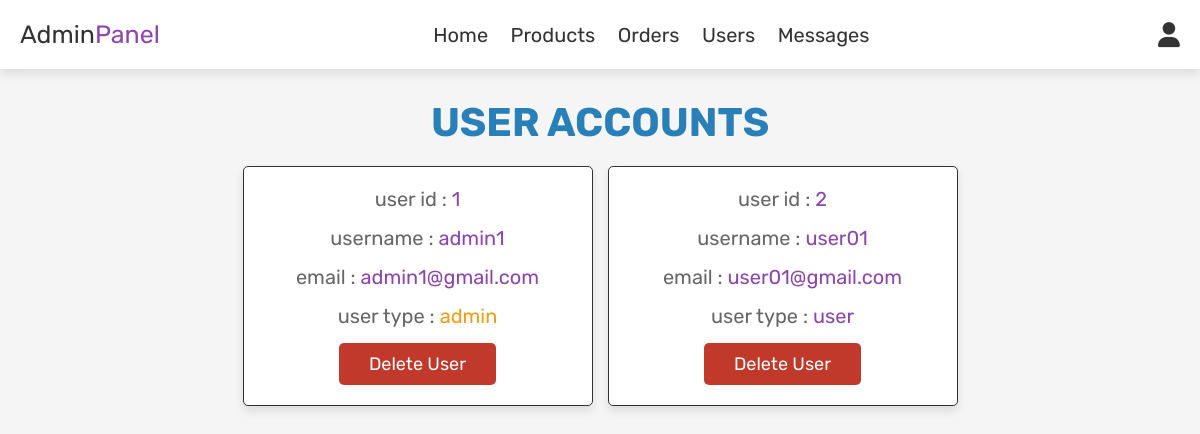
/admin_users.php (signed in), run on the app's committed database.
### tables this page shows
CREATE TABLE `users` (
  `id` int(100) NOT NULL,
  `name` varchar(100) NOT NULL,
  `email` varchar(100) NOT NULL,
  `password` varchar(100) NOT NULL,
  `user_type` varchar(20) NOT NULL DEFAULT 'user'
);

### admin_users.php (the view, shortened to what this page needs)
<?php
include 'config.php';
?>
<!DOCTYPE html>
<html lang="en">
<head>
    <link rel="stylesheet" href="https://cdnjs.cloudflare.com/ajax/libs/font-awesome/6.0.0/css/all.min.css">
    <link rel="stylesheet" href="css/admin_style.css">
</head>
<body>
    <?php include 'admin_header.php'; ?>
    <section class="users">
        <h1 class="title"> user accounts </h1>
        <div class="box-container">
            <?php
            $select_users = mysqli_query($conn, "SELECT * FROM `users`") or die('query failed');
            while ($fetch_users = mysqli_fetch_assoc($select_users)) {
            ?>
                <div class="box">
                    <p> user id : <span><?php echo $fetch_users['id']; ?></span> </p>
                    <p> username : <span><?php echo $fetch_users['name']; ?></span> </p>
                    <p> email : <span><?php echo $fetch_users['email']; ?></span> </p>
                    <p> user type : <span style="color:<?php if ($fetch_users['user_type'] == 'admin') {
                                                            echo 'var(--orange)';
                                                        } ?>"><?php echo $fetch_users['user_type']; ?></span> </p>
                    <a href="admin_users.php?delete=<?php echo $fetch_users['id']; ?>" onclick="return confirm('delete this user?');" class="delete-btn">delete user</a>
                </div>
            <?php
            };
            ?>
        </div>
    </section>
</body>
</html>

### css/admin_style.css (style rules this page uses)
:root { --purple: #8e44ad; --blue: #2980b9; --red: #c0392b; --orange: #f39c12; --black: #333; --white: #fff; --light-color: #666; --light-white: #ccc; --light-bg: #f5f5f5; --border: 0.1rem solid var(--black); --box-shadow: 0 0.5rem 1rem rgba(0, 0, 0, 0.1); }
* { font-family: "Rubik", sans-serif; margin: 0; padding: 0; box-sizing: border-box; outline: none; border: none; text-decoration: none; transition: all 0.2s linear; }
html { font-size: 62.5%; overflow-x: hidden; }
body { background-color: var(--light-bg); }
section { padding: 3rem 2rem; }
.title { text-align: center; margin-bottom: 2rem; text-transform: uppercase; color: var(--blue); font-size: 4rem; }
.btn, .option-btn, .delete-btn, .white-btn { display: inline-block; margin-top: 1rem; padding: 1rem 3rem; cursor: pointer; color: var(--white); font-size: 1.8rem; border-radius: 0.5rem; text-transform: capitalize; }
.delete-btn { background-color: var(--red); }
.users .box-container { display: grid; grid-template-columns: repeat(auto-fit, 35rem); justify-content: center; gap: 1.5rem; max-width: 1200px; margin: 0 auto; align-items: flex-start; }
.users .box-container .box { background-color: var(--white); padding: 2rem; border: var(--border); box-shadow: var(--box-shadow); border-radius: 0.5rem; text-align: center; }
.users .box-container .box p { padding-bottom: 1.5rem; font-size: 2rem; color: var(--light-color); }
.users .box-container .box p span { color: var(--purple); }
.users .box-container .box .delete-btn { margin-top: 0; }

### data on the page
users: id "1", name "admin1", email "admin1@gmail.com", user_type "admin"
users: id "2", name "user01", email "user01@gmail.com", user_type "user"
